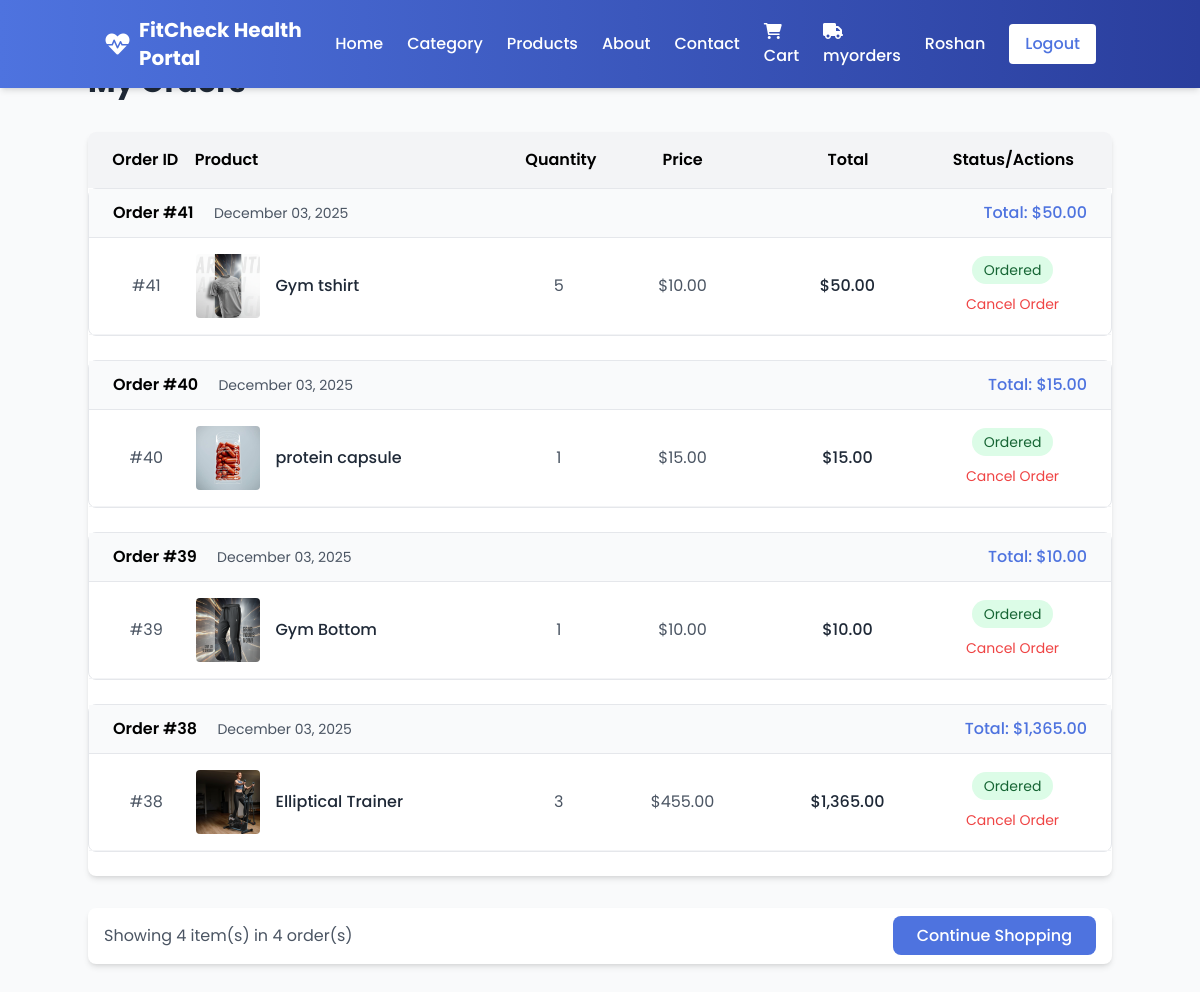
/myorder.php (signed in), run on the app's committed database.
### tables this page shows
CREATE TABLE `tbl_order` (
  `oid` int(11) NOT NULL,
  `pid` int(11) NOT NULL,
  `pname` varchar(50) NOT NULL,
  `pic` varchar(200) NOT NULL,
  `status` int(11) NOT NULL DEFAULT 0,
  `qty` int(11) NOT NULL,
  `price` int(11) NOT NULL,
  `username` varchar(150) NOT NULL
);

### myorder.php (the view, shortened to what this page needs)
<?php
include 'connect.php';
$username = $_SESSION['user_name'];
$query = "SELECT * FROM tbl_order WHERE username = '$username' AND status = 1 ORDER BY oid DESC";
$result = mysqli_query($con, $query);
$order_items = [];
while ($row = mysqli_fetch_assoc($result)) {
    $order_items[] = $row;
}
include 'header.php';
?>
<section class="orders-section py-16 px-4 md:px-8 lg:px-16 bg-gray-50 min-h-screen">
    <div class="container mx-auto">
        <h2 class="text-3xl font-bold text-gray-800 mb-8">My Orders</h2>
        <?php if (count($order_items) > 0): ?>
            <div class="bg-white rounded-lg shadow-md overflow-hidden">
                <div class="hidden md:grid grid-cols-12 gap-4 px-6 py-4 bg-gray-100 font-semibold">
                    <div class="col-span-1 text-center">Order ID</div>
                    <div class="col-span-4">Product</div>
                    <div class="col-span-1 text-center">Quantity</div>
                    <div class="col-span-2 text-center">Price</div>
                    <div class="col-span-2 text-center">Total</div>
                    <div class="col-span-2 text-center">Status/Actions</div>
                </div>
                <?php
                $grouped_orders = [];
                foreach ($order_items as $item) {
                    if (!isset($grouped_orders[$item['oid']])) {
                        $grouped_orders[$item['oid']] = [];
                    }
                    $grouped_orders[$item['oid']][] = $item;
                }
                ?>
                <?php foreach ($grouped_orders as $order_id => $items):
                    $order_total = 0;
                    foreach ($items as $item) {
                        $order_total += $item['price'] * $item['qty'];
                    }
                    $first_item = $items[0];
                    ?>
                    <div class="mb-6 border border-gray-200 rounded-lg">
                        <div class="bg-gray-50 px-6 py-3 border-b border-gray-200">
                            <div class="flex justify-between items-center">
                                <div>
                                    <span class="font-semibold">Order #<?php echo $order_id; ?></span>
                                    <span class="text-gray-600 text-sm ml-4">
                                        <?php echo date('F d, Y', strtotime($first_item['order_date'] ?? date('Y-m-d H:i:s'))); ?>
                                    </span>
                                </div>
                                <div class="text-primary font-medium">
                                    Total: $<?php echo number_format($order_total, 2); ?>
                                </div>
                            </div>
                        </div>
                        <?php foreach ($items as $item): ?>
                            <div class="grid grid-cols-1 md:grid-cols-12 gap-4 px-6 py-4 border-b border-gray-100 items-center">
                                <div class="md:col-span-1 text-center hidden md:block">
                                    <span class="text-gray-600">#<?php echo $item['oid']; ?></span>
                                </div>
                                <div class="md:col-span-4 flex items-center">
                                    <img src="<?php echo $item['pic']; ?>" alt="<?php echo $item['pname']; ?>"
                                        class="w-16 h-16 object-cover rounded">
                                    <div class="ml-4">
                                        <h3 class="font-medium text-gray-800"><?php echo $item['pname']; ?></h3>
                                    </div>
                                </div>
                                <div class="md:col-span-1 text-center">
                                    <span class="text-gray-600"><?php echo $item['qty']; ?></span>
                                </div>
                                <div class="md:col-span-2 text-center">
                                    <span class="text-gray-600">$<?php echo number_format($item['price'], 2); ?></span>
                                </div>
                                <div class="md:col-span-2 text-center">
                                    <span class="font-medium text-gray-800">
                                        $<?php echo number_format($item['price'] * $item['qty'], 2); ?>
                                    </span>
                                </div>
                                <div class="md:col-span-2 text-center">
                                    <span
                                        class="inline-block px-3 py-1 text-sm rounded-full
                                        <?php echo $item['status'] == 1 ? 'bg-green-100 text-green-800' : 'bg-gray-100 text-gray-800'; ?>">
                                        <?php
                                        switch ($item['status']) {
                                            case 1:
                                                echo 'Ordered';
                                                break;
                                        }
                                        ?>
                                    </span>
                                    <?php if ($item['status'] == 1): ?>
                                        <div class="mt-2">
                                            <a href="myorder.php?cancel=<?php echo $item['oid']; ?>"
                                                class="text-red-500 hover:text-red-700 text-sm"
                                                onclick="return confirm('Are you sure you want to cancel this order?')">
                                                Cancel Order
                                            </a>
                                        </div>
                                    <?php endif; ?>
                                </div>
                            </div>
                        <?php endforeach; ?>
                    </div>
                <?php endforeach; ?>
            </div>
            <div class="mt-8 flex justify-between items-center bg-white p-4 rounded-lg shadow-md">
                <div>
                    <p class="text-gray-600">
                        Showing <?php echo count($order_items); ?> item(s) in <?php echo count($grouped_orders); ?> order(s)
                    </p>
                </div>
                <div>
                    <a href="products.php"
                        class="bg-primary text-white px-6 py-2 rounded-lg font-medium hover:bg-blue-700 transition">
                        Continue Shopping
                    </a>
                </div>
            </div>
        <?php endif; ?>
    </div>
</section>
<?php include 'footer.php'; ?>

### header.php (style rules this page uses)
body { font-family: 'Poppins', sans-serif; }

### data on the page
tbl_order: oid "41", pic (picture), pname "Gym tshirt", qty "5", price "10.00", $item['price'] * $item['qty'] "50.00", status "Ordered"
tbl_order: oid "40", pic (picture), pname "protein capsule", qty "1", price "15.00", $item['price'] * $item['qty'] "15.00", status "Ordered"
tbl_order: oid "39", pic (picture), pname "Gym Bottom", qty "1", price "10.00", $item['price'] * $item['qty'] "10.00", status "Ordered"
tbl_order: oid "38", pic (picture), pname "Elliptical Trainer", qty "3", price "455.00", $item['price'] * $item['qty'] "1,365.00", status "Ordered"

### other printed values
$_SESSION['user_name'] "Roshan"
$order_id "41"
$order_total "50.00"
$order_id "40"
$order_total "15.00"
$order_id "39"
$order_total "10.00"
$order_id "38"
$order_total "1,365.00"
count($order_items) "4"
count($grouped_orders) "4"
